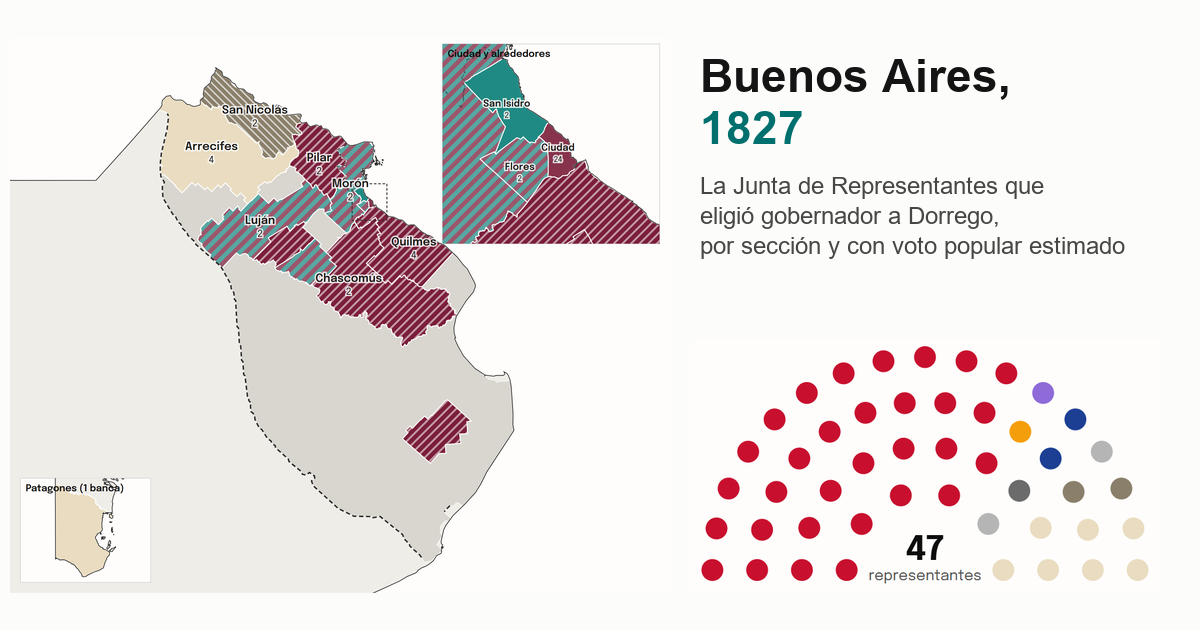

The Python source for this figure:
"""og:image (portada.png, 1200x630) y miniaturas del índice del sitio para Buenos Aires 1827.

    python mapas/mapa1827/portada.py
"""
import io, os
from pathlib import Path
from PIL import Image, ImageDraw, ImageFont
from playwright.sync_api import sync_playwright

HERE = Path(__file__).resolve().parent
ROOT = HERE.parents[1]
URL = (HERE / "atlas_1827.html").as_uri()
MINIS = ROOT / "sitio/miniaturas"


def captura(pg, tema, sel, hash_="#lis"):
    pg.goto("about:blank")
    pg.goto(URL + hash_)
    pg.evaluate(f'document.documentElement.dataset.theme="{tema}"')
    pg.wait_for_timeout(600)
    return Image.open(io.BytesIO(pg.locator(sel).screenshot())).convert("RGB")


with sync_playwright() as p:
    b = p.chromium.launch(channel="chrome")
    pg = b.new_page(viewport={"width": 1500, "height": 1300}, device_scale_factor=2)
    mapa_c = captura(pg, "light", "#svg-lis")
    mapa_o = captura(pg, "dark", "#svg-lis")
    hemi = captura(pg, "light", "#hemi-gob", "#gob")
    b.close()

# miniaturas del índice (oscura y clara), como las demás: 640 px de lado mayor
for im, suf in ((mapa_o, ""), (mapa_c, "_claro")):
    t = im.copy(); t.thumbnail((640, 640), Image.LANCZOS)
    t.save(MINIS / f"buenosaires1827__index{suf}.webp", "WEBP", quality=72, method=6)

# portada: mapa a la izquierda, título y hemiciclo a la derecha
W, H = 1200, 630
pap = (252, 252, 250)
por = Image.new("RGB", (W, H), pap)
m = mapa_c.copy(); m.thumbnail((660, 610), Image.LANCZOS)
por.paste(m, (10, (H - m.height) // 2))
h = hemi.copy(); h.thumbnail((470, 260), Image.LANCZOS)
por.paste(h, (W - h.width - 40, H - h.height - 40))
d = ImageDraw.Draw(por)
fb = ImageFont.truetype("arialbd.ttf", 46)
fr = ImageFont.truetype("arial.ttf", 24)
x = 700
d.text((x, 50), "Buenos Aires,", font=fb, fill=(20, 20, 20))
d.text((x, 102), "1827", font=fb, fill=(0, 112, 110))
d.text((x, 172), "La Junta de Representantes que", font=fr, fill=(70, 70, 70))
d.text((x, 202), "eligió gobernador a Dorrego,", font=fr, fill=(70, 70, 70))
d.text((x, 232), "por sección y con voto popular estimado", font=fr, fill=(70, 70, 70))
por.save(HERE / "portada.png", optimize=True)
print("listo")
